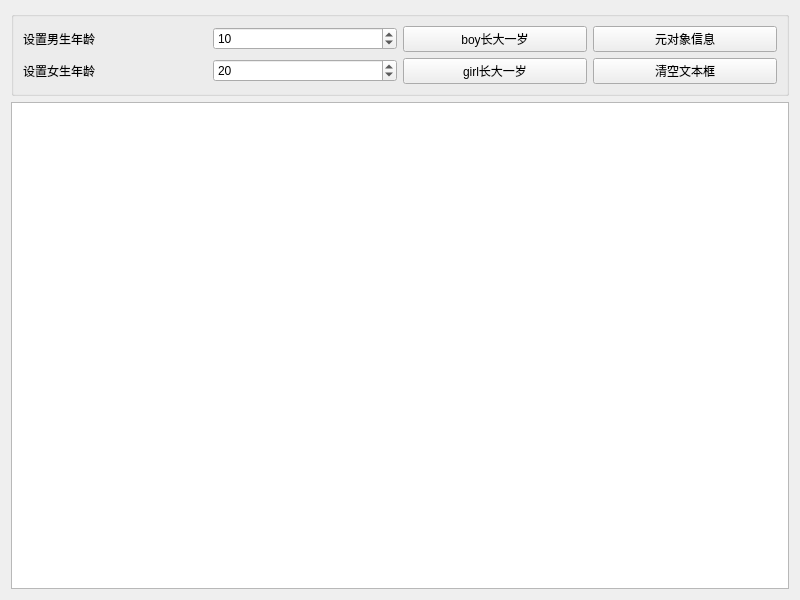
<?xml version="1.0" encoding="UTF-8"?>
<ui version="4.0">
 <class>Widget</class>
 <widget class="QWidget" name="Widget">
  <property name="geometry">
   <rect>
    <x>0</x>
    <y>0</y>
    <width>800</width>
    <height>600</height>
   </rect>
  </property>
  <property name="windowTitle">
   <string>Widget</string>
  </property>
  <layout class="QVBoxLayout" name="verticalLayout">
   <item>
    <widget class="QGroupBox" name="groupBox">
     <property name="title">
      <string/>
     </property>
     <layout class="QGridLayout" name="gridLayout">
      <item row="0" column="0">
       <widget class="QLabel" name="labBoy">
        <property name="text">
         <string>设置男生年龄</string>
        </property>
       </widget>
      </item>
      <item row="0" column="1">
       <widget class="QSpinBox" name="spinBoy">
        <property name="minimum">
         <number>0</number>
        </property>
        <property name="maximum">
         <number>200</number>
        </property>
        <property name="value">
         <number>10</number>
        </property>
       </widget>
      </item>
      <item row="0" column="2">
       <widget class="QPushButton" name="btnBoyInc">
        <property name="text">
         <string>boy长大一岁</string>
        </property>
       </widget>
      </item>
      <item row="0" column="3">
       <widget class="QPushButton" name="btnClassInfo">
        <property name="text">
         <string>元对象信息</string>
        </property>
       </widget>
      </item>
      <item row="1" column="0">
       <widget class="QLabel" name="labGirl">
        <property name="text">
         <string>设置女生年龄</string>
        </property>
       </widget>
      </item>
      <item row="1" column="1">
       <widget class="QSpinBox" name="spinGirl">
        <property name="maximum">
         <number>200</number>
        </property>
        <property name="value">
         <number>20</number>
        </property>
       </widget>
      </item>
      <item row="1" column="2">
       <widget class="QPushButton" name="btnGirlInc">
        <property name="text">
         <string>girl长大一岁</string>
        </property>
       </widget>
      </item>
      <item row="1" column="3">
       <widget class="QPushButton" name="btnClear">
        <property name="text">
         <string>清空文本框</string>
        </property>
       </widget>
      </item>
     </layout>
    </widget>
   </item>
   <item>
    <widget class="QPlainTextEdit" name="textEdit"/>
   </item>
  </layout>
 </widget>
 <resources/>
 <connections/>
</ui>
